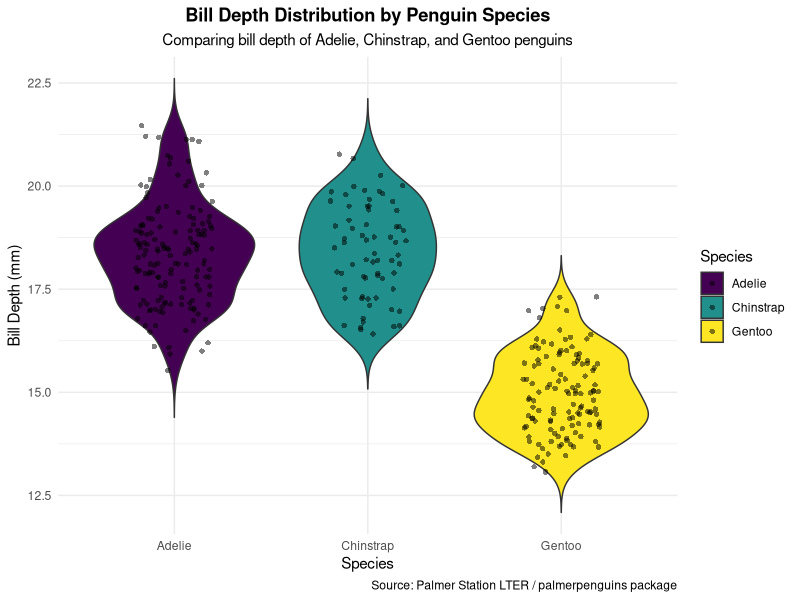

Generate this figure with R:
# Load the necessary libraries
library(ggplot2)
library(palmerpenguins)

# Create the violin plot
# The aes() mapping is changed to show the distribution of bill depth by species.
# The geom_violin() and geom_jitter() functions are used to create the plot.
# We're using the 'fill' aesthetic for the violins instead of 'color'
# to color the entire shape.
ggplot(data = penguins, 
       mapping = aes(x = species, 
                     y = bill_depth_mm, 
                     fill = species)) +
  
  # Add the violin geometry. 'trim = FALSE' ensures the violins extend to the min/max values.
  geom_violin(trim = FALSE) +
  
  # Add individual data points to the plot using geom_jitter()
  # This helps to see the exact number of data points at each location.
  geom_jitter(shape = 16, 
              position = position_jitter(0.2), 
              alpha = 0.5) +
  
  # Add titles and labels for clarity
  labs(title = "Bill Depth Distribution by Penguin Species",
       subtitle = "Comparing bill depth of Adelie, Chinstrap, and Gentoo penguins",
       x = "Species",
       y = "Bill Depth (mm)",
       fill = "Species",
       caption = "Source: Palmer Station LTER / palmerpenguins package") +
  
  # Use a colorblind-friendly scale from the viridis package
  # The viridis palette is highly effective for visualizations
  # because it's both aesthetically pleasing and accessible.
  scale_fill_viridis_d() +
  
  # Adjust the theme for a clean, professional look
  theme_minimal() +
  theme(plot.title = element_text(hjust = 0.5, face = "bold"),
        plot.subtitle = element_text(hjust = 0.5))

